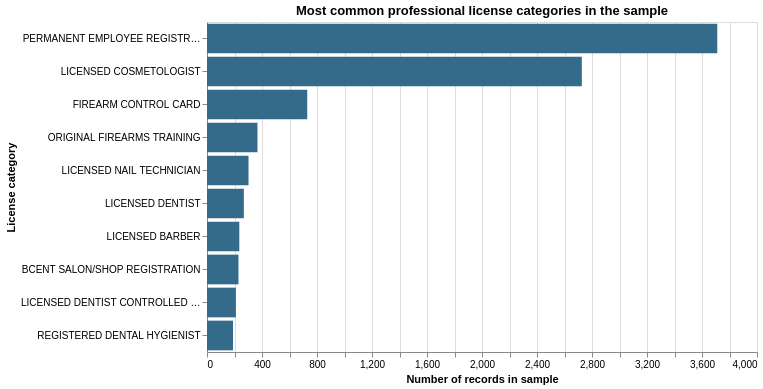

The notebook cell saved with this chart:
### Markdown cell above
## Plot 1: Which license categories appear most often?

My first chart is a horizontal bar chart showing the ten license categories with the most records. I chose horizontal bars because many of the category names are long and would be harder to read along the bottom of a graph. I also sorted the bars by count so it is easier to see which categories appear most often.

The license descriptions are **nominal (N)**, and the record counts are **quantitative (Q)**. I used one blue color for all the bars because I am only comparing counts, not showing another category with color.

### Code cell
# Plot 1: compare the number of records for the top ten licenses.
chart1 = alt.Chart(bar_counts).mark_bar(color='#346B8A').encode(
    x=alt.X('Records:Q', title='Number of records in sample'),
    y=alt.Y('Description:N', sort=top_categories, title='License category'),
    tooltip=[
        alt.Tooltip('Description:N', title='License category'),
        alt.Tooltip('Records:Q', format=',', title='Records')
    ]
).properties(
    width=550,
    height=330,
    title='Most common professional license categories in the sample'
)
chart1

### Figure 1 — Vega-Lite specification as saved in the notebook (floating-point values rounded to 4 significant figures)
{"config": {"view": {"continuousWidth": 300, "continuousHeight": 300}}, "data": {"name": "data-042e01a8cee9f151ed615fd2c40916ac"}, "mark": {"type": "bar", "color": "#346B8A"}, "encoding": {"tooltip": [{"field": "Description", "title": "License category", "type": "nominal"}, {"field": "Records", "format": ",", "title": "Records", "type": "quantitative"}], "x": {"field": "Records", "title": "Number of records in sample", "type": "quantitative"}, "y": {"field": "Description", "sort": ["PERMANENT EMPLOYEE REGISTRATION", "LICENSED COSMETOLOGIST", "FIREARM CONTROL CARD", "ORIGINAL FIREARMS TRAINING", "LICENSED NAIL TECHNICIAN", "LICENSED DENTIST", "LICENSED BARBER", "BCENT SALON/SHOP REGISTRATION", "LICENSED DENTIST CONTROLLED SUBSTANCE", "REGISTERED DENTAL HYGIENIST"], "title": "License category", "type": "nominal"}}, "height": 330, "title": "Most common professional license categories in the sample", "width": 550, "$schema": "https://vega.github.io/schema/vega-lite/v6.4.1.json", "datasets": {"data-042e01a8cee9f151ed615fd2c40916ac": [{"Description": "PERMANENT EMPLOYEE REGISTRATION", "Records": 3711}, {"Description": "LICENSED COSMETOLOGIST", "Records": 2726}, {"Description": "FIREARM CONTROL CARD", "Records": 729}, {"Description": "ORIGINAL FIREARMS TRAINING", "Records": 367}, {"Description": "LICENSED NAIL TECHNICIAN", "Records": 302}, {"Description": "LICENSED DENTIST", "Records": 268}, {"Description": "LICENSED BARBER", "Records": 235}, {"Description": "BCENT SALON/SHOP REGISTRATION", "Records": 229}, {"Description": "LICENSED DENTIST CONTROLLED SUBSTANCE", "Records": 210}, {"Description": "REGISTERED DENTAL HYGIENIST", "Records": 189}]}}
